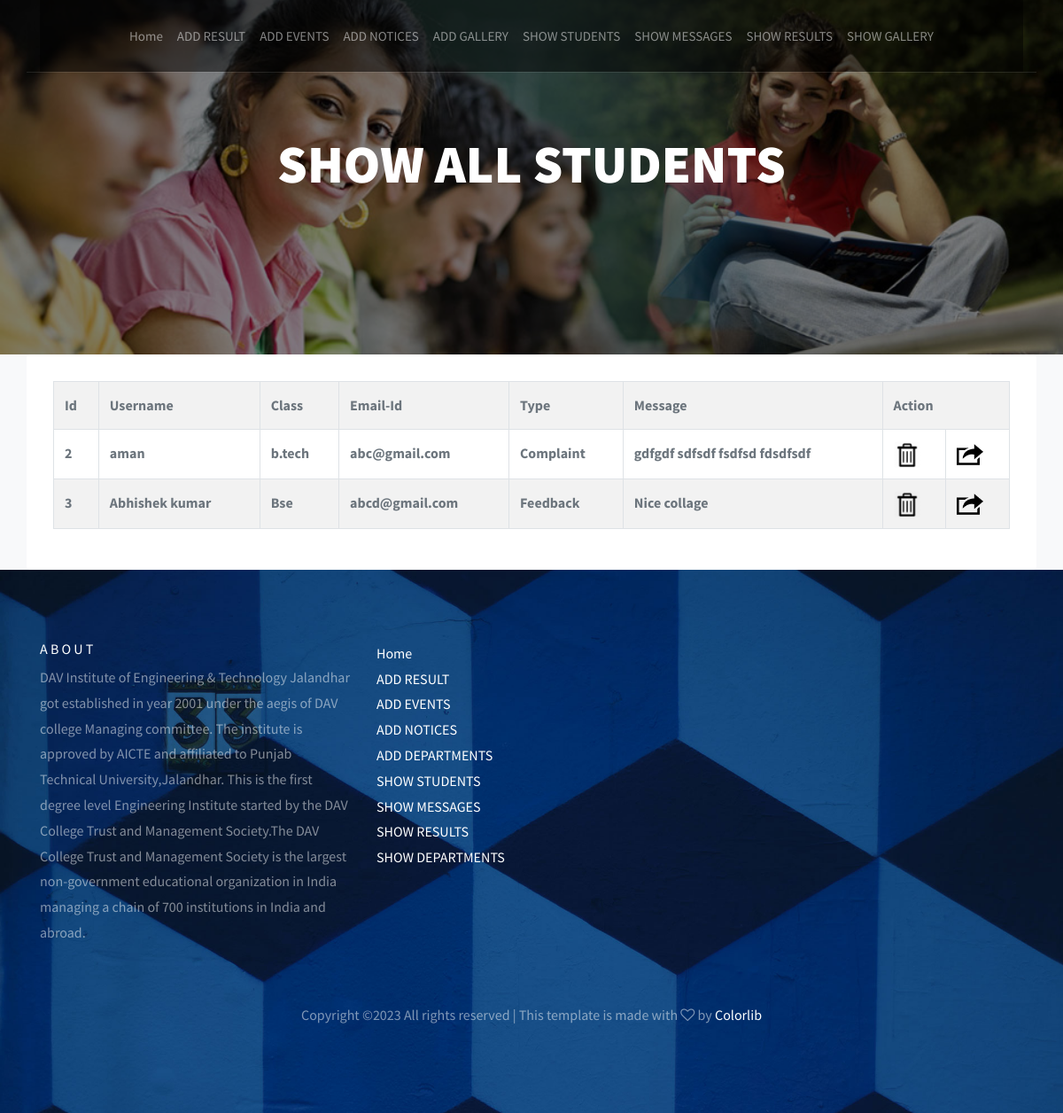
/showmessage/, run on the app's committed database.
### application/models.py (models this page shows, shortened)
class Newfeedback(models.Model):
	p_id = models.AutoField(primary_key=True)
	name=models.CharField(max_length=100)
	email=models.CharField(max_length=100)
	cls1=models.CharField(max_length=100)
	type1=models.CharField(max_length=100)
	msg1=models.TextField(max_length=500)
	reply=models.TextField(max_length=500)

### application/views.py (the view)
# urls.py: path('showmessage/', views.showmessage),
def showmessage(request):
	data=Newfeedback.objects.all()
	return render(request,"template/showfeedback.html",{"alldata":data})

### application/template/showfeedback.html
<!doctype html>
<html lang="en">
  <head>
    {% load static %}
    {% include 'template/head.html' %}
  </head>
  <body>
    {% include 'template/adminmenu.html' %}
 <section class="site-hero site-hero-innerpage overlay" style="background-image: url({% static 'my/notice.jpg' %}); min-height: 300px !important;">
      <div class="container">
        <div class="row align-items-center site-hero-inner justify-content-center" style="min-height: 300px !important;">
          <div class="col-md-8 text-center">
            <h1>SHOW ALL STUDENTS</h1>
          </div>
        </div>
      </div>
    </section>
 <section class="site-section bg-light" style="padding: 0px !important;">
      <div class="container">
        <div class="row justify-content-center">
          <div class="col-md-12 box">
             <table width="100%" class="table table-striped table-bordered">
		<tr>
			<th>Id</th>
			<th>Username</th>
			<th>Class</th>
			<th>Email-Id</th>
			<th>Type</th>
			<th>Message</th>
			<th colspan="2">Action</th>
		</tr>
		{% for single in alldata %}
		<tr>
			<th>{{ single.p_id }}</th>
			<th>{{ single.name }}</th>
			<th>{{ single.cls1 }}</th>
			<th>{{ single.email }}</th>
			<th>{{ single.type1 }}</th>
			<th>{{ single.msg1 }}</th>
			<th><a href="{% url 'delete_feed' pk=single.p_id %}"><img src="{% static 'my/del.png' %}" height="30" width="30"></a></th>
			<th><a href="{% url 'edit_feed' pk=single.p_id %}"><img src="{% static 'my/rpy.png' %}" height="30" width="30"></a></th>
		</tr>
		{% endfor %}
		</table>
          </div>
        </div>
      </div>
    </section>
     {% include 'template/adminfooter.html' %}
</body>
</html>

### application/static/css/style.css (style rules this page uses)
body { background: #fff; font-family: "Source Sans Pro", arial, sans-serif; font-weight: 400; font-size: 16px; line-height: 1.8; color: #6c757d; }
a { -webkit-transition: .3s all ease; -o-transition: .3s all ease; transition: .3s all ease; text-decoration: none; }
h1, h2, h3, h4, h5 { color: #000; font-family: "Source Sans Pro", arial, sans-serif; }
.site-hero { background-size: cover; background-position: center center; min-height: 750px; height: 100vh; }
.site-hero h1, .site-hero p { color: #fff; line-height: 1.5; }
.site-hero h1 { text-transform: uppercase; font-size: 60px; font-weight: 900; line-height: 1.2; margin-bottom: 30px; }
.site-hero > .container { position: relative; z-index: 2; }
.site-hero.overlay { position: relative; }
.site-hero.overlay:before { content: ""; background: rgba(0, 0, 0, 0.5); width: 100%; z-index: 1; position: absolute; top: 0; left: 0; right: 0; bottom: 0; }
.site-hero .site-hero-inner { min-height: 750px; height: 100vh; }
.box { padding: 30px; background: #fff; }
.site-hero-innerpage, .site-hero-innerpage .site-hero-inner { min-height: 550px; height: 50vh; }
.site-section { padding: 7em 0; }
.box { overflow: hidden; border-radius: 4px; display: block; }
.box img { border-top-left-radius: 4px; border-top-right-radius: 4px; -webkit-transition: .3s all ease; -o-transition: .3s all ease; transition: .3s all ease; }

### data on the page
Newfeedback: p_id "2", name "aman", cls1 "b.tech", email "abc@gmail.com", type1 "Complaint", msg1 "gdfgdf sdfsdf fsdfsd fdsdfsdf"
Newfeedback: p_id "3", name "Abhishek kumar", cls1 "Bse", email "abcd@gmail.com", type1 "Feedback", msg1 "Nice collage"
